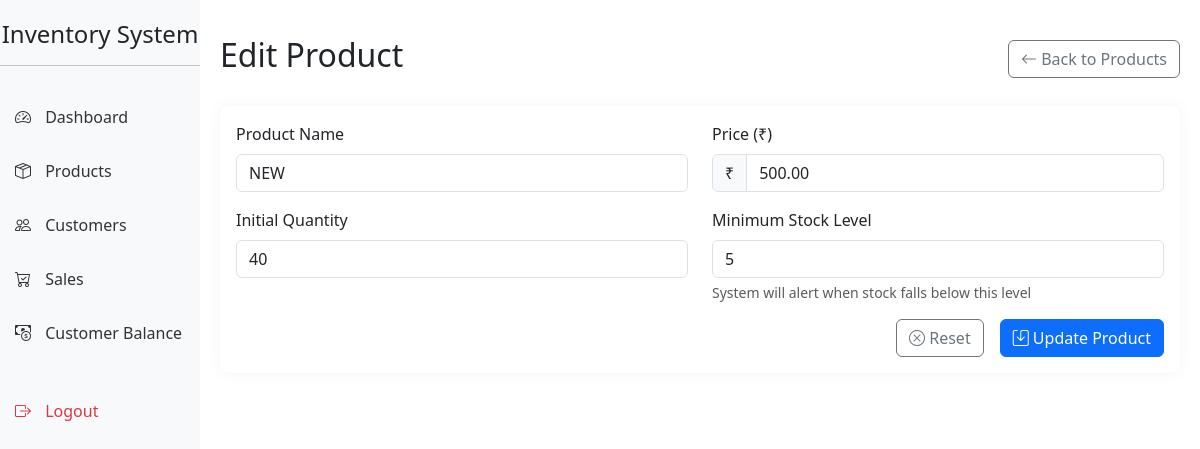
The app's page /product/edit/2 (signed in) with its own data.
### app.py (models this page shows)
class Product(db.Model):
    id = db.Column(db.Integer, primary_key=True)
    name = db.Column(db.String(100), nullable=False)
    price = db.Column(db.Float, nullable=False)
    quantity = db.Column(db.Integer, nullable=False)
    min_stock = db.Column(db.Integer, default=5)

### app.py (the view, shortened to what this page needs)
@app.route('/product/edit/<int:product_id>', methods=['GET', 'POST'])
@login_required
def edit_product(product_id):
    product = Product.query.get_or_404(product_id)
    return render_template('add_product.html', product=product)

### app.py (called while the page is built)
@login_manager.user_loader
def load_user(user_id):
    return db.session.get(User, int(user_id))

### templates/add_product.html (shortened to what this page needs)
{% extends "base.html" %}
{% if product %}
    {% set title = 'Edit Product' %}
    {% set button_text = 'Update Product' %}
    {% set form_action = url_for('edit_product', product_id=product.id) %}
{% else %}
    {% set title = 'Add New Product' %}
    {% set button_text = 'Save Product' %}
    {% set form_action = url_for('add_product') %}
{% endif %}
{% block content %}
<div class="d-flex justify-content-between flex-wrap flex-md-nowrap align-items-center pt-3 pb-2 mb-3">
    <h1 class="h2">{{ title }}</h1>
    <div class="btn-toolbar mb-2 mb-md-0">
        <a href="{{ url_for('products') }}" class="btn btn-outline-secondary">
            <i class="bi bi-arrow-left"></i> Back to Products
        </a>
    </div>
</div>
<div class="card">
    <div class="card-body">
        <form method="POST" action="{{ form_action }}">
            <div class="row mb-3">
                <div class="col-md-6">
                    <label for="name" class="form-label">Product Name</label>
                    <input type="text" class="form-control" id="name" name="name" value="{{ product.name if product else '' }}" required>
                </div>
                <div class="col-md-6">
                    <label for="price" class="form-label">Price (₹)</label>
                    <div class="input-group">
                        <span class="input-group-text">₹</span>
                        <input type="number" step="0.01" min="0" class="form-control" id="price" name="price" value="{{ '%.2f'|format(product.price) if product else '0.00' }}" required>
                    </div>
                </div>
            </div>
            <div class="row mb-3">
                <div class="col-md-6">
                    <label for="quantity" class="form-label">Initial Quantity</label>
                    <input type="number" class="form-control" id="quantity" name="quantity" min="0" value="{{ product.quantity if product else '0' }}" required>
                </div>
                <div class="col-md-6">
                    <label for="min_stock" class="form-label">Minimum Stock Level</label>
                    <input type="number" class="form-control" id="min_stock" name="min_stock" min="1" value="{{ product.min_stock if product else '5' }}">
                    <div class="form-text">System will alert when stock falls below this level</div>
                </div>
            </div>
            <div class="d-grid gap-2 d-md-flex justify-content-md-end">
                <button type="reset" class="btn btn-outline-secondary me-md-2">
                    <i class="bi bi-x-circle"></i> Reset
                </button>
                <button type="submit" class="btn btn-primary">
                    <i class="bi bi-save"></i> {{ button_text }}
                </button>
            </div>
        </form>
    </div>
</div>
{% endblock %}

### templates/base.html (style rules this page uses)
.card { margin-bottom: 20px; border: none; border-radius: 10px; box-shadow: 0 0 15px rgba(0,0,0,0.05); }

### records on screen
Product: name "NEW", price "500.00", quantity "40", min_stock "5"

### other values on screen
{{ title }} "Edit Product"
{{ button_text }} "Update Product"
